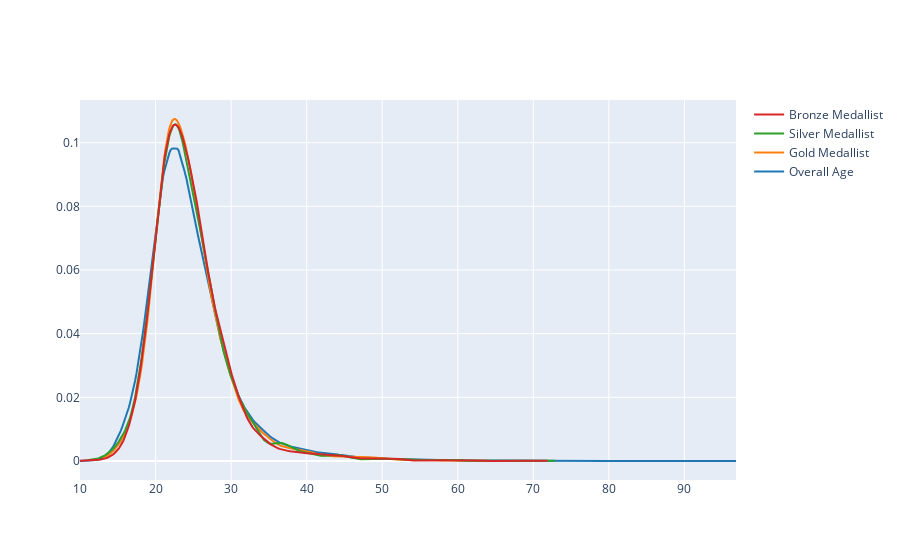

Source (notebook cell):
### Code cell
import plotly.figure_factory as ff
import scipy
athlete_df = athletes.drop_duplicates(subset=['Name', 'region'])
z1 = athlete_df['Age'].dropna().tolist()
z2 = athlete_df[athlete_df['Medal'] == 'Gold']['Age'].dropna().tolist()
z3 = athlete_df[athlete_df['Medal'] == 'Silver']['Age'].dropna().tolist()
z4 = athlete_df[athlete_df['Medal'] == 'Bronze']['Age'].dropna().tolist()
fig = ff.create_distplot([z1, z2, z3, z4], ['Overall Age', 'Gold Medallist', 'Silver Medallist', 'Bronze Medallist'],show_hist=False, show_rug=False)
fig.show()

### Figure 1 — Plotly figure (JSON) as saved in the notebook; plotly's stock layout.template omitted (floating-point values rounded to 4 significant figures; data arrays with more than 128 entries replaced by an {"elided": "..."} marker saying what was removed)
{"data": [{"legendgroup": "Overall Age", "marker": {"color": "rgb(31, 119, 180)"}, "mode": "lines", "name": "Overall Age", "showlegend": true, "type": "scatter", "x": {"elided": "500 float values"}, "xaxis": "x", "y": {"elided": "500 float values"}, "yaxis": "y"}, {"legendgroup": "Gold Medallist", "marker": {"color": "rgb(255, 127, 14)"}, "mode": "lines", "name": "Gold Medallist", "showlegend": true, "type": "scatter", "x": {"elided": "500 float values"}, "xaxis": "x", "y": {"elided": "500 float values"}, "yaxis": "y"}, {"legendgroup": "Silver Medallist", "marker": {"color": "rgb(44, 160, 44)"}, "mode": "lines", "name": "Silver Medallist", "showlegend": true, "type": "scatter", "x": {"elided": "500 float values"}, "xaxis": "x", "y": {"elided": "500 float values"}, "yaxis": "y"}, {"legendgroup": "Bronze Medallist", "marker": {"color": "rgb(214, 39, 40)"}, "mode": "lines", "name": "Bronze Medallist", "showlegend": true, "type": "scatter", "x": {"elided": "500 float values"}, "xaxis": "x", "y": {"elided": "500 float values"}, "yaxis": "y"}], "layout": {"autosize": true, "barmode": "overlay", "hovermode": "closest", "legend": {"traceorder": "reversed"}, "xaxis": {"anchor": "y2", "autorange": true, "domain": [0, 1], "range": [10, 96.83], "type": "linear", "zeroline": false}, "yaxis": {"anchor": "free", "autorange": true, "domain": [0, 1], "position": 0, "range": [-0.005969, 0.1134], "type": "linear"}}}
